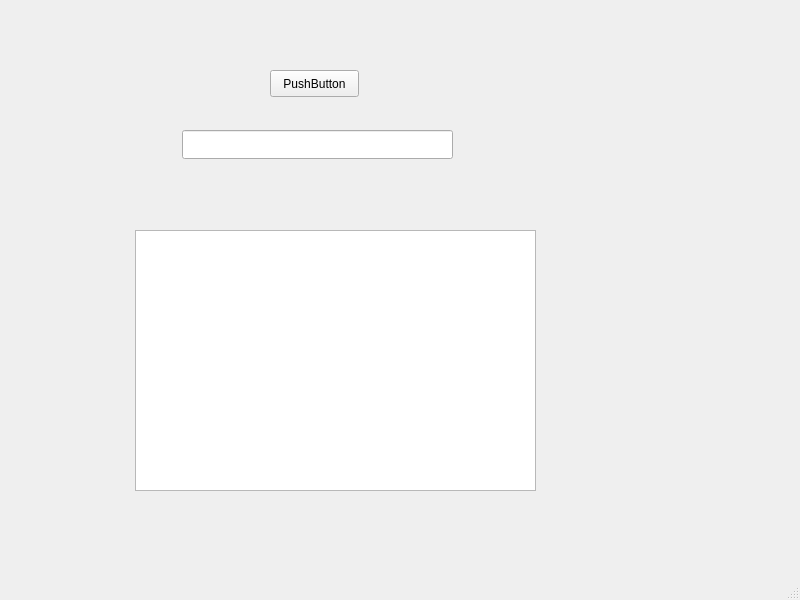
<?xml version="1.0" encoding="UTF-8"?>
<ui version="4.0">
 <class>MainWindow</class>
 <widget class="QMainWindow" name="MainWindow">
  <property name="geometry">
   <rect>
    <x>0</x>
    <y>0</y>
    <width>800</width>
    <height>600</height>
   </rect>
  </property>
  <property name="windowTitle">
   <string>MainWindow</string>
  </property>
  <widget class="QWidget" name="centralwidget">
   <widget class="QPushButton" name="pushButton">
    <property name="geometry">
     <rect>
      <x>270</x>
      <y>70</y>
      <width>89</width>
      <height>27</height>
     </rect>
    </property>
    <property name="text">
     <string>PushButton</string>
    </property>
   </widget>
   <widget class="QLineEdit" name="lineEdit">
    <property name="geometry">
     <rect>
      <x>182</x>
      <y>130</y>
      <width>271</width>
      <height>29</height>
     </rect>
    </property>
   </widget>
   <widget class="QTreeView" name="treeView">
    <property name="geometry">
     <rect>
      <x>135</x>
      <y>230</y>
      <width>401</width>
      <height>261</height>
     </rect>
    </property>
   </widget>
  </widget>
  <widget class="QStatusBar" name="statusBar"/>
 </widget>
 <resources/>
 <connections/>
</ui>
